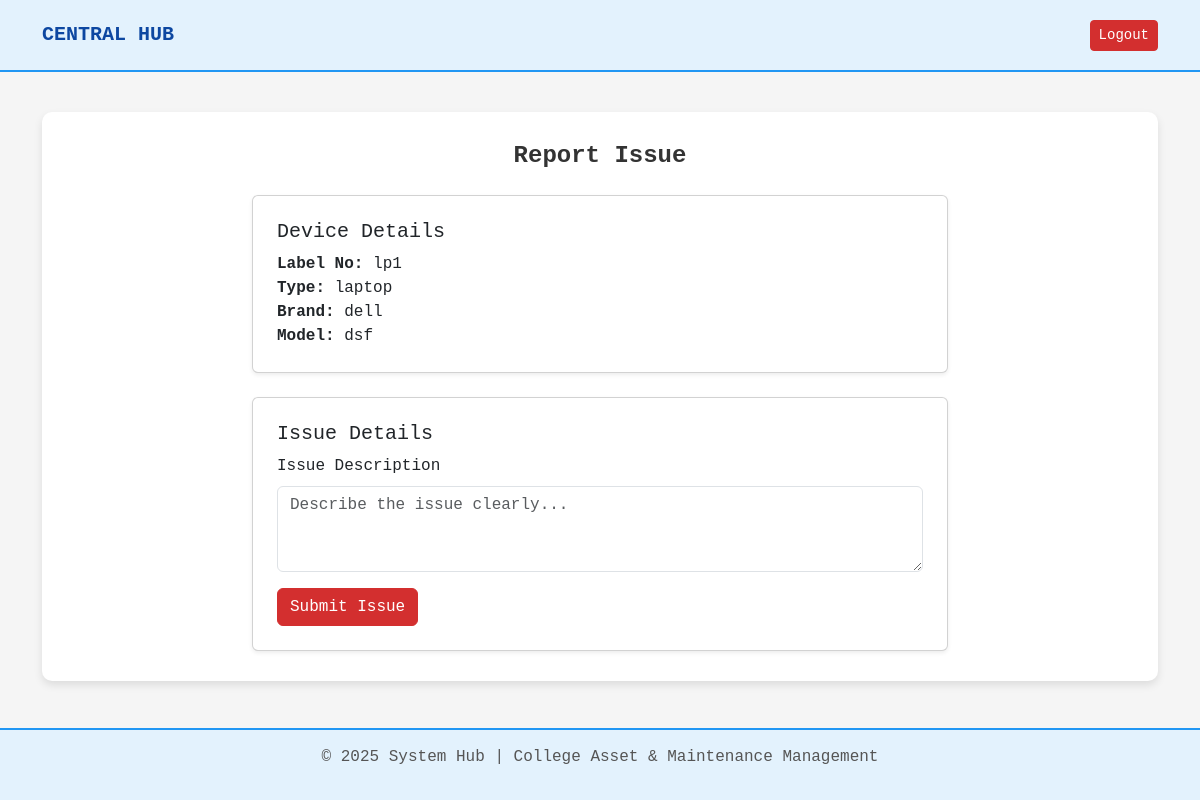
Page /issue/report/1/ (signed in) on the committed database.
### core/models.py (models this page shows, shortened)
class Device(models.Model):
    device_id = models.AutoField(primary_key=True)
    device_type = models.ForeignKey(DeviceType, on_delete=models.SET_NULL, null=True)
    device_specification = models.ForeignKey(DeviceSpecification, on_delete=models.SET_NULL, null=True)
    label_no = models.CharField(max_length=50, unique=True)
    device_model = models.CharField(max_length=100)
    device_brand = models.CharField(max_length=100)
    device_cost = models.DecimalField(max_digits=10, decimal_places=2)
    manufactured_year = models.PositiveIntegerField()
    purchased_date = models.DateField()
    status = models.CharField(max_length=50)
    device_image = models.ImageField(upload_to='devices/', null=True, blank=True)

class DeviceType(models.Model):
    device_type_id = models.AutoField(primary_key=True)
    device_type = models.CharField(max_length=100)
    def __str__(self):
        return self.device_type

### core/views.py (the view)
# urls.py: path('issue/report/<int:device_id>/', views.report_issue, name='report_issue'),
@login_required
def report_issue(request, device_id):
    device = get_object_or_404(Device, device_id=device_id)
    if request.method == "POST":
        form = ReportIssueForm(request.POST)
        if form.is_valid():
            issue = form.save(commit=False)
            issue.device = device
            issue.reported_by = request.user
            issue.status = "Reported"
            issue.save()
            return redirect("issue_detail", issue_id=issue.issue_id)
    else:
        form = ReportIssueForm()
    return render(request, "report_issue.html", {
        "device": device,
        "form": form
    })

### core/forms.py
class ReportIssueForm(forms.ModelForm):
    class Meta:
        model = DeviceIssues
        fields = ['issue_description']
        widgets = {
            'issue_description': forms.Textarea(attrs={
                'class': 'form-control',
                'rows': 3,
                'placeholder': 'Describe the issue clearly...'
            })
        }

### templates/report_issue.html (shortened to what this page needs)
{% extends 'base.html' %}
{% block content %}
<h4 class="fw-bold mb-4 text-center">Report Issue</h4>
<div class="row justify-content-center">
    <div class="col-md-8">
        <div class="card shadow-sm p-4 mb-4">
            <h5>Device Details</h5>
            <div><strong>Label No:</strong> {{ device.label_no }}</div>
            <div><strong>Type:</strong> {{ device.device_type }}</div>
            <div><strong>Brand:</strong> {{ device.device_brand }}</div>
            <div><strong>Model:</strong> {{ device.device_model }}</div>
        </div>
        <div class="card shadow-sm p-4">
            <h5>Issue Details</h5>
            <form method="post">
                <div class="mb-3">
                    <label class="form-label">Issue Description</label>
                    {{ form.issue_description }}
                </div>
                <button type="submit" class="btn btn-danger">
                    Submit Issue
                </button>
            </form>
        </div>
    </div>
</div>
{% endblock %}

### templates/base.html (style rules this page uses)
body { background-color: #F5F5F5; color: #333; font-family: 'Courier New', monospace; min-height: 100vh; display: flex; flex-direction: column; }
.btn-danger { background-color: #D32F2F; border-color: #D32F2F; }

### rows in the picture
Device: label_no "lp1", device_type "laptop", device_brand "dell", device_model "dsf"
